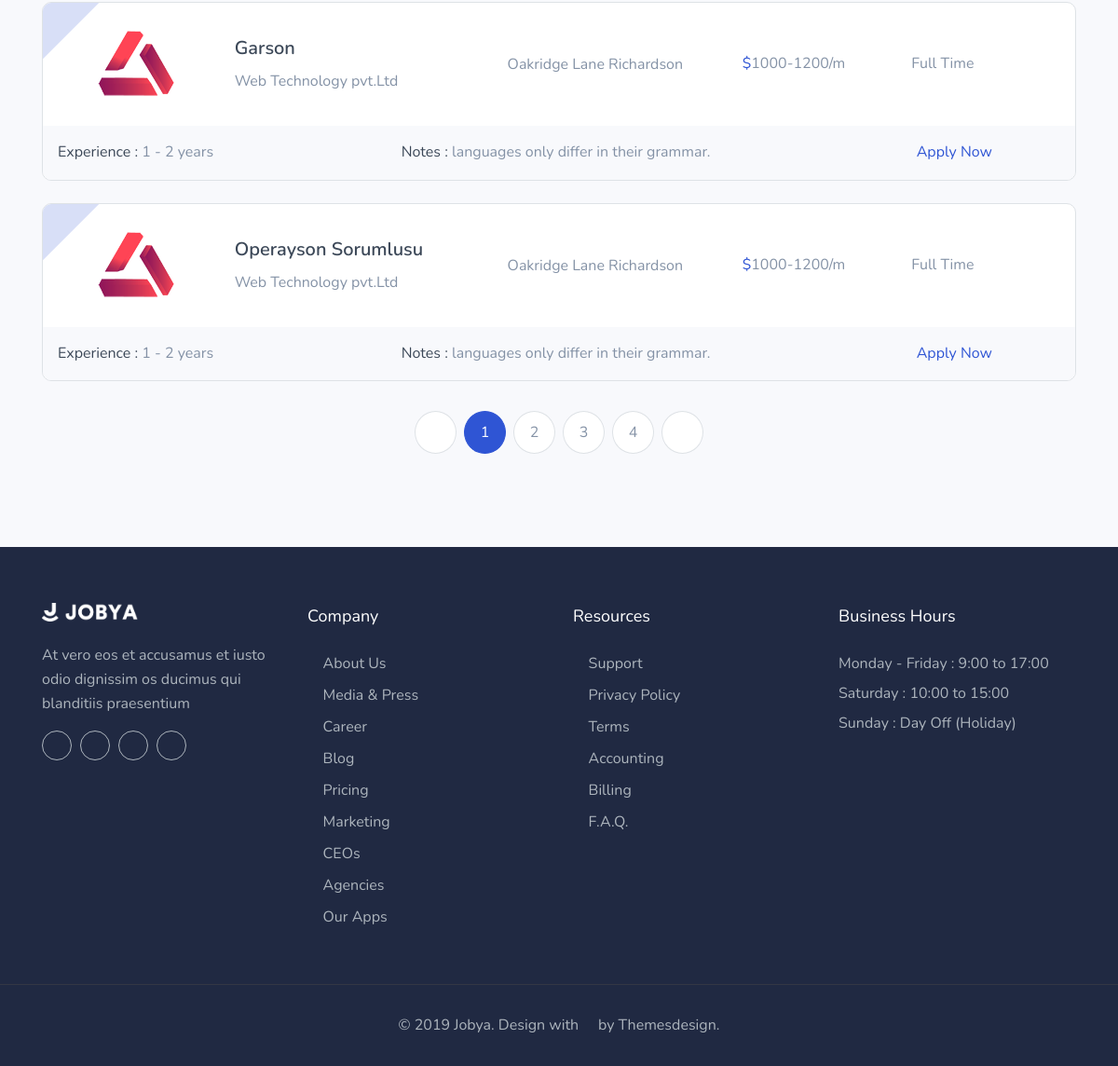
The app's page /candidates-profile/ (signed in, lower part), older data.
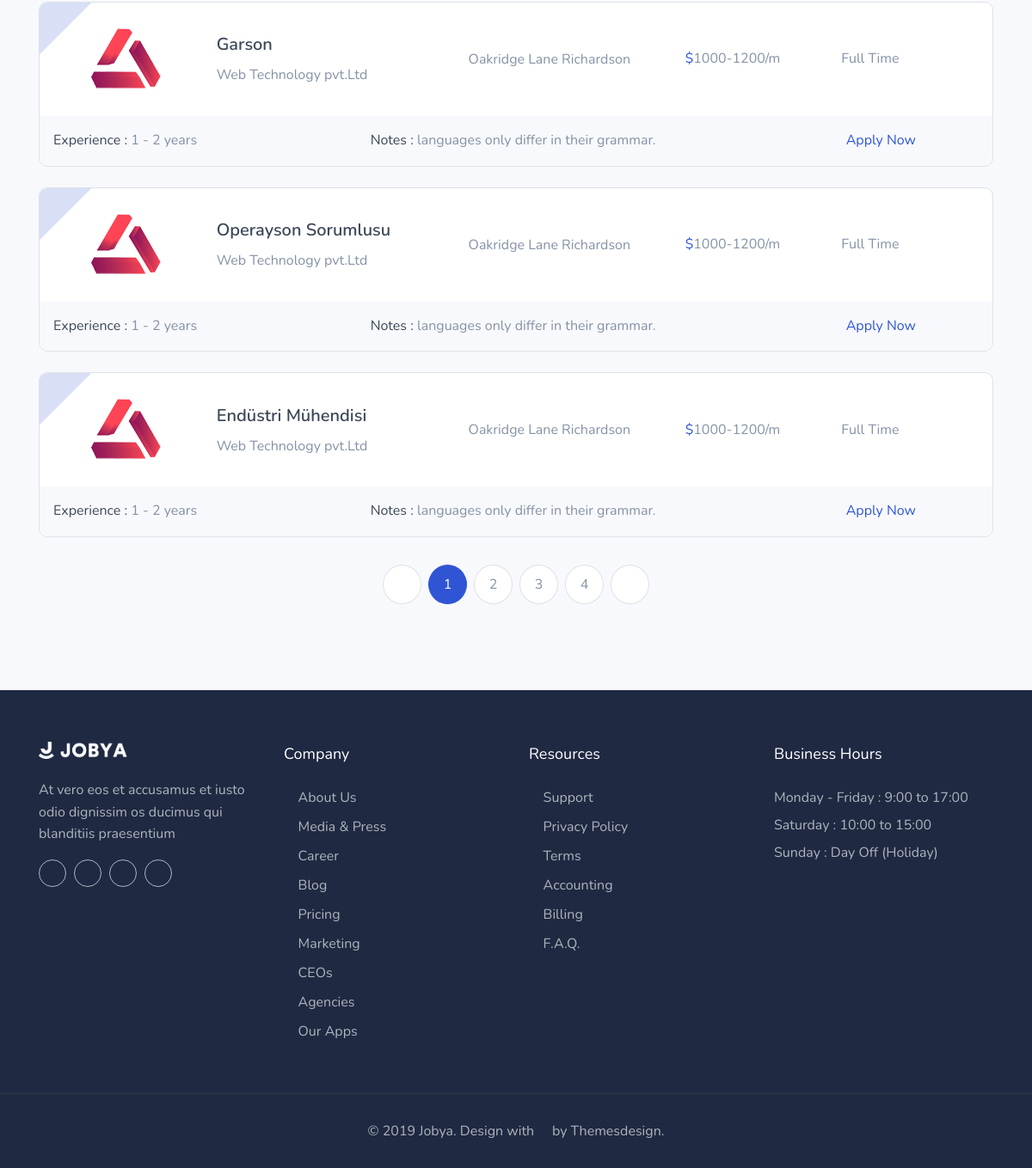
The same page, newer data.
### job/models.py (models this page shows, shortened)
class Job(models.Model):
    company = models.ForeignKey(Company, related_name='children', on_delete=models.CASCADE)
    title = models.CharField(max_length=30)
    job_type = models.CharField(max_length=30, choices=JOB_TYPE)
    description = RichTextUploadingField(blank=True)
    category = models.CharField(max_length=30)
    city = models.CharField(max_length=20, choices=CITY_DICT)
    education_level = models.CharField(max_length=30, choices=EDUCATION_LEVEL)
    experience = models.CharField(max_length=30, choices=EXPERIENCE)
    gender = models.CharField(max_length=30, choices=GENDER)
    create_at = models.DateTimeField(auto_now_add=True)
    update_at = models.DateTimeField(auto_now=True)
    status = models.CharField(max_length=10, choices=STATUS)
    slug = models.SlugField(null=False, unique=True)

### home/views.py (the view)
# urls.py: path('candidates-profile/', views.candidatesProfile, name='candidates-profile'),
def candidatesProfile(request):
    setting = Setting.objects.get(id=1)
    current_user = request.user
    userprofile = UserProfile.objects.get(user_id=current_user.id)
    user_education = UserEducation.objects.all().filter(user_id=current_user.id)
    user_experience = UserExperience.objects.all().filter(user_id=current_user.id)
    user_skills = UserSkills.objects.all().filter(user_id=current_user.id)
    applied_jobs = Job.objects.all()
    jobs_for_me = Job.objects.all()
    context = {'setting': setting,
               'userprofile': userprofile,
               'user_education': user_education,
               'user_experience': user_experience,
               'user_skills': user_skills,
               'applied_jobs': applied_jobs,
               'jobs_for_me': jobs_for_me
               }
    return render(request, 'candidates-profile.html', context)

### home/templates/candidates-profile.html (shortened to what the changed rows need)
{% extends 'homebase.html' %}
{% block body %}
{% load static %}
<section class="section bg-light">
    <div class="container">
        <div class="row">
            <div class="col-12">
                <div class="tab-content mt-2" id="pills-tabContent">
                    <div class="tab-pane fade show active" id="recent-job" role="tabpanel"
                         aria-labelledby="recent-job-tab">
                        <div class="row">
                            <div class="col-lg-12">
                                {%for applied_job in applied_jobs %}
                                <div class="job-box bg-white overflow-hidden border rounded mt-4 position-relative overflow-hidden">
                                    <div class="lable text-center pt-2 pb-2">
                                        <ul class="list-unstyled best text-white mb-0 text-uppercase">
                                            <li class="list-inline-item"><i class="mdi mdi-star"></i></li>
                                        </ul>
                                    </div>
                                    <div class="p-4">
                                        <div class="row align-items-center">
                                            <div class="col-md-2">
                                                <div class="mo-mb-2">
                                                    <img src="{% static 'images/featured-job/img-1.png' %}" alt=""
                                                         class="img-fluid mx-auto d-block">
                                                </div>
                                            </div>
                                            <div class="col-md-3">
                                                <div>
                                                    <h5 class="f-18"><a href="#"
                                                                        class="text-dark">{{applied_job.title}}</a>
                                                    </h5>
                                                    <p class="text-muted mb-0">Web Technology pvt.Ltd</p>
                                                </div>
                                            </div>
                                            <div class="col-md-3">
                                                <div>
                                                    <p class="text-muted mb-0"><i
                                                            class="mdi mdi-map-marker text-primary mr-2"></i>Oakridge
                                                        Lane Richardson</p>
                                                </div>
                                            </div>
                                            <div class="col-md-2">
                                                <div>
                                                    <p class="text-muted mb-0 mo-mb-2"><span
                                                            class="text-primary">$</span>1000-1200/m</p>
                                                </div>
                                            </div>
                                            <div class="col-md-2">
                                                <div>
                                                    <p class="text-muted mb-0">Full Time</p>
                                                </div>
                                            </div>
                                        </div>
                                    </div>
                                    <div class="p-3 bg-light">
                                        <div class="row">
                                            <div class="col-md-4">
                                                <div>
                                                    <p class="text-muted mb-0 mo-mb-2"><span class="text-dark">Experience :</span>
                                                        1 - 2 years</p>
                                                </div>
                                            </div>
                                            <div class="col-md-6">
                                                <div>
                                                    <p class="text-muted mb-0 mo-mb-2"><span
                                                            class="text-dark">Notes :</span> languages only differ in
                                                        their grammar. </p>
                                                </div>
                                            </div>
                                            <div class="col-md-2">
                                                <div>
                                                    <a href="#" class="text-primary">Apply Now <i
                                                            class="mdi mdi-chevron-double-right"></i></a>
                                                </div>
                                            </div>
                                        </div>
                                    </div>
                                </div>
                                {% endfor %}
                            </div>
                        </div>
                    </div>
                </div>
            </div>
        </div>
    </div>
</section>
{% endblock %}

Row changes from the older to the newer data that the page shows:
added Job: title "Endüstri Mühendisi"
